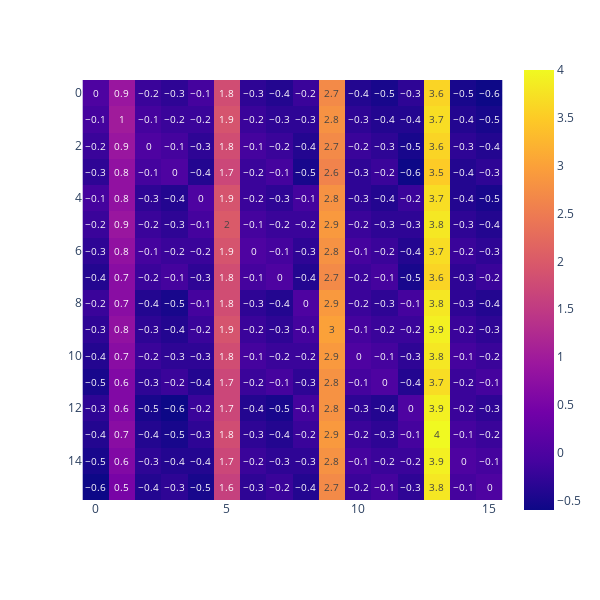
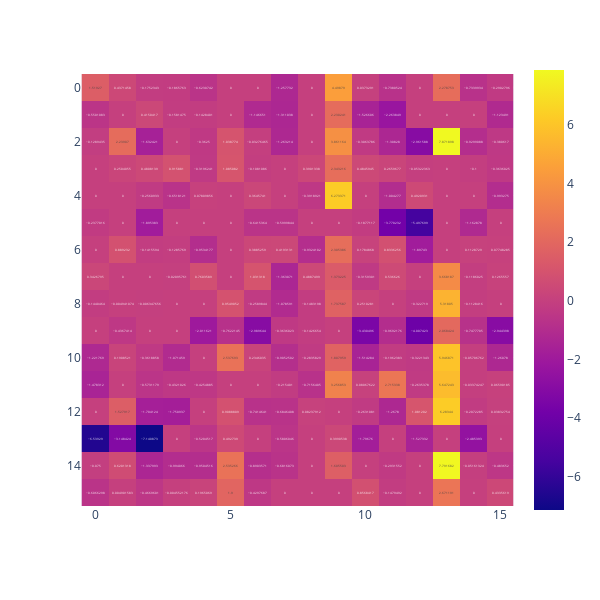
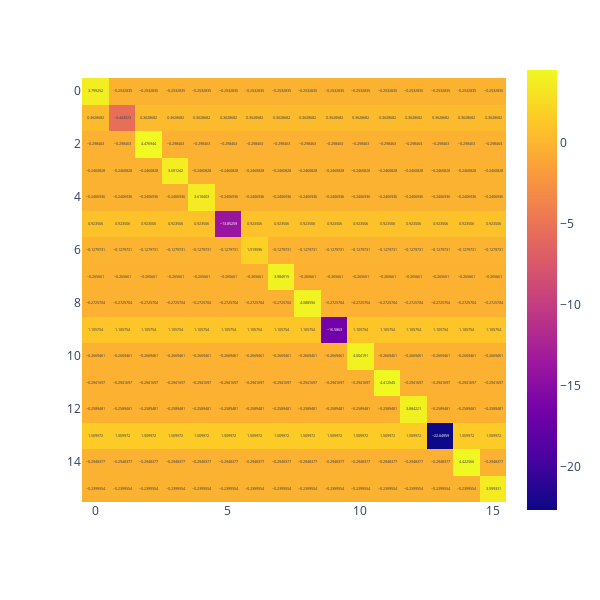
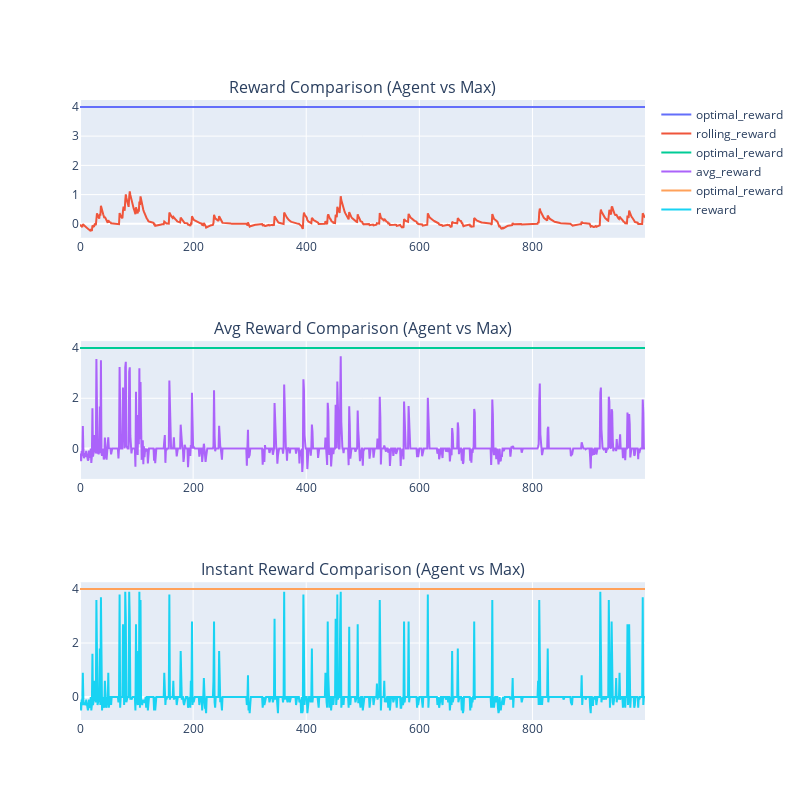

Source (notebook cell) for these figures, in order:
### Code cell
assess_step(exp_env, exp_agent, env_1d_mapping, running_dict_list)

### Figure 1 — Plotly figure (JSON) as saved in the notebook; plotly's stock layout.template omitted (floating-point values rounded to 4 significant figures; data arrays with more than 128 entries replaced by an {"elided": "..."} marker saying what was removed)
{"data": [{"coloraxis": "coloraxis", "hovertemplate": "x: %{x}<br>y: %{y}<br>color: %{z}<extra></extra>", "name": "0", "texttemplate": "%{z}", "type": "heatmap", "xaxis": "x", "yaxis": "y", "z": {"elided": "16x16 float values"}}], "layout": {"coloraxis": {"colorscale": [[0, "#0d0887"], [0.1111, "#46039f"], [0.2222, "#7201a8"], [0.3333, "#9c179e"], [0.4444, "#bd3786"], [0.5556, "#d8576b"], [0.6667, "#ed7953"], [0.7778, "#fb9f3a"], [0.8889, "#fdca26"], [1, "#f0f921"]]}, "height": 600, "margin": {"t": 60}, "width": 600, "xaxis": {"anchor": "y", "autorange": true, "constrain": "domain", "domain": [0, 1], "range": [-0.5, 15.5], "scaleanchor": "y"}, "yaxis": {"anchor": "x", "autorange": true, "constrain": "domain", "domain": [0.04348, 0.9565], "range": [15.5, -0.5]}}}

### Figure 2 — Plotly figure (JSON) as saved in the notebook; plotly's stock layout.template omitted (floating-point values rounded to 4 significant figures; data arrays with more than 128 entries replaced by an {"elided": "..."} marker saying what was removed)
{"data": [{"coloraxis": "coloraxis", "hovertemplate": "x: %{x}<br>y: %{y}<br>color: %{z}<extra></extra>", "name": "0", "texttemplate": "%{z}", "type": "heatmap", "xaxis": "x", "yaxis": "y", "z": {"elided": "16x16 float values"}}], "layout": {"coloraxis": {"colorscale": [[0, "#0d0887"], [0.1111, "#46039f"], [0.2222, "#7201a8"], [0.3333, "#9c179e"], [0.4444, "#bd3786"], [0.5556, "#d8576b"], [0.6667, "#ed7953"], [0.7778, "#fb9f3a"], [0.8889, "#fdca26"], [1, "#f0f921"]]}, "height": 600, "margin": {"t": 60}, "width": 600, "xaxis": {"anchor": "y", "autorange": true, "constrain": "domain", "domain": [0, 1], "range": [-0.5, 15.5], "scaleanchor": "y"}, "yaxis": {"anchor": "x", "autorange": true, "constrain": "domain", "domain": [0.03043, 0.9696], "range": [15.5, -0.5]}}}

### Figure 3 — Plotly figure (JSON) as saved in the notebook; plotly's stock layout.template omitted (floating-point values rounded to 4 significant figures; data arrays with more than 128 entries replaced by an {"elided": "..."} marker saying what was removed)
{"data": [{"coloraxis": "coloraxis", "hovertemplate": "x: %{x}<br>y: %{y}<br>color: %{z}<extra></extra>", "name": "0", "texttemplate": "%{z}", "type": "heatmap", "xaxis": "x", "yaxis": "y", "z": {"elided": "16x16 float values"}}], "layout": {"coloraxis": {"colorscale": [[0, "#0d0887"], [0.1111, "#46039f"], [0.2222, "#7201a8"], [0.3333, "#9c179e"], [0.4444, "#bd3786"], [0.5556, "#d8576b"], [0.6667, "#ed7953"], [0.7778, "#fb9f3a"], [0.8889, "#fdca26"], [1, "#f0f921"]]}, "height": 600, "margin": {"t": 60}, "width": 600, "xaxis": {"anchor": "y", "autorange": true, "constrain": "domain", "domain": [0, 1], "range": [-0.5, 15.5], "scaleanchor": "y"}, "yaxis": {"anchor": "x", "autorange": true, "constrain": "domain", "domain": [0.03913, 0.9609], "range": [15.5, -0.5]}}}

### Figure 4 — Plotly figure (JSON) as saved in the notebook; plotly's stock layout.template omitted (floating-point values rounded to 4 significant figures; data arrays with more than 128 entries replaced by an {"elided": "..."} marker saying what was removed)
{"data": [{"name": "optimal_reward", "type": "scatter", "x": {"elided": "1000 int values"}, "xaxis": "x", "y": {"elided": "1000 int values"}, "yaxis": "y"}, {"name": "rolling_reward", "type": "scatter", "x": {"elided": "1000 int values"}, "xaxis": "x", "y": {"elided": "1000 float values"}, "yaxis": "y"}, {"name": "optimal_reward", "type": "scatter", "x": {"elided": "1000 int values"}, "xaxis": "x2", "y": {"elided": "1000 int values"}, "yaxis": "y2"}, {"name": "avg_reward", "type": "scatter", "x": {"elided": "1000 int values"}, "xaxis": "x2", "y": {"elided": "1000 float values"}, "yaxis": "y2"}, {"name": "optimal_reward", "type": "scatter", "x": {"elided": "1000 int values"}, "xaxis": "x3", "y": {"elided": "1000 int values"}, "yaxis": "y3"}, {"name": "reward", "type": "scatter", "x": {"elided": "1000 int values"}, "xaxis": "x3", "y": {"elided": "1000 float values"}, "yaxis": "y3"}], "layout": {"annotations": [{"font": {"size": 16}, "showarrow": false, "text": "Reward Comparison (Agent vs Max)", "x": 0.5, "xanchor": "center", "xref": "paper", "y": 1, "yanchor": "bottom", "yref": "paper"}, {"font": {"size": 16}, "showarrow": false, "text": "Avg Reward Comparison (Agent vs Max)", "x": 0.5, "xanchor": "center", "xref": "paper", "y": 0.6111, "yanchor": "bottom", "yref": "paper"}, {"font": {"size": 16}, "showarrow": false, "text": "Instant Reward Comparison (Agent vs Max)", "x": 0.5, "xanchor": "center", "xref": "paper", "y": 0.2222, "yanchor": "bottom", "yref": "paper"}], "height": 800, "title": {"text": ""}, "width": 800, "xaxis": {"anchor": "y", "autorange": true, "domain": [0, 1], "range": [0, 999], "type": "linear"}, "xaxis2": {"anchor": "y2", "autorange": true, "domain": [0, 1], "range": [0, 999], "type": "linear"}, "xaxis3": {"anchor": "y3", "autorange": true, "domain": [0, 1], "range": [0, 999], "type": "linear"}, "yaxis": {"anchor": "x", "autorange": true, "domain": [0.7778, 1], "range": [-0.4771, 4.236], "type": "linear"}, "yaxis2": {"anchor": "x2", "autorange": true, "domain": [0.3889, 0.6111], "range": [-1.207, 4.274], "type": "linear"}, "yaxis3": {"anchor": "x3", "autorange": true, "domain": [0, 0.2222], "range": [-0.8556, 4.256], "type": "linear"}}}
